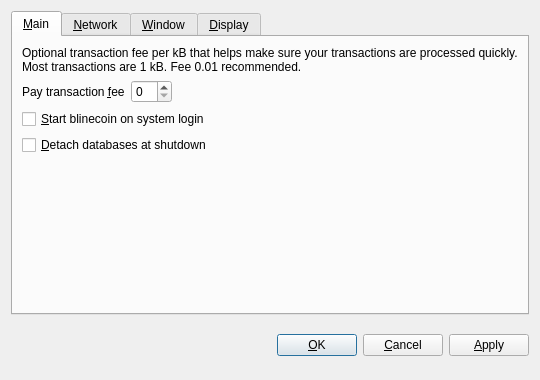
<?xml version="1.0" encoding="UTF-8"?>
<ui version="4.0">
 <class>OptionsDialog</class>
 <widget class="QDialog" name="OptionsDialog">
  <property name="geometry">
   <rect>
    <x>0</x>
    <y>0</y>
    <width>540</width>
    <height>380</height>
   </rect>
  </property>
  <property name="windowTitle">
   <string>Options</string>
  </property>
  <property name="modal">
   <bool>true</bool>
  </property>
  <layout class="QVBoxLayout" name="verticalLayout">
   <item>
    <widget class="QTabWidget" name="tabWidget">
     <property name="tabPosition">
      <enum>QTabWidget::North</enum>
     </property>
     <property name="currentIndex">
      <number>0</number>
     </property>
     <widget class="QWidget" name="tabMain">
      <attribute name="title">
       <string>&amp;Main</string>
      </attribute>
      <layout class="QVBoxLayout" name="verticalLayout_Main">
       <item>
        <widget class="QLabel" name="transactionFeeInfoLabel">
         <property name="text">
          <string>Optional transaction fee per kB that helps make sure your transactions are processed quickly. Most transactions are 1 kB. Fee 0.01 recommended.</string>
         </property>
         <property name="textFormat">
          <enum>Qt::PlainText</enum>
         </property>
         <property name="wordWrap">
          <bool>true</bool>
         </property>
        </widget>
       </item>
       <item>
        <layout class="QHBoxLayout" name="horizontalLayout_Main">
         <item>
          <widget class="QLabel" name="transactionFeeLabel">
           <property name="text">
            <string>Pay transaction &amp;fee</string>
           </property>
           <property name="textFormat">
            <enum>Qt::PlainText</enum>
           </property>
           <property name="buddy">
            <cstring>transactionFee</cstring>
           </property>
          </widget>
         </item>
         <item>
          <widget class="BitcoinAmountField" name="transactionFee"/>
         </item>
         <item>
          <spacer name="horizontalSpacer_Main">
           <property name="orientation">
            <enum>Qt::Horizontal</enum>
           </property>
           <property name="sizeHint" stdset="0">
            <size>
             <width>40</width>
             <height>20</height>
            </size>
           </property>
          </spacer>
         </item>
        </layout>
       </item>
       <item>
        <widget class="QCheckBox" name="bitcoinAtStartup">
         <property name="toolTip">
          <string>Automatically start blinecoin after logging in to the system.</string>
         </property>
         <property name="text">
          <string>&amp;Start blinecoin on system login</string>
         </property>
        </widget>
       </item>
       <item>
        <widget class="QCheckBox" name="detachDatabases">
         <property name="toolTip">
          <string>Detach block and address databases at shutdown. This means they can be moved to another data directory, but it slows down shutdown. The wallet is always detached.</string>
         </property>
         <property name="text">
          <string>&amp;Detach databases at shutdown</string>
         </property>
        </widget>
       </item>
       <item>
        <spacer name="verticalSpacer_Main">
         <property name="orientation">
          <enum>Qt::Vertical</enum>
         </property>
         <property name="sizeHint" stdset="0">
          <size>
           <width>20</width>
           <height>40</height>
          </size>
         </property>
        </spacer>
       </item>
      </layout>
     </widget>
     <widget class="QWidget" name="tabNetwork">
      <attribute name="title">
       <string>&amp;Network</string>
      </attribute>
      <layout class="QVBoxLayout" name="verticalLayout_Network">
       <item>
        <widget class="QCheckBox" name="mapPortUpnp">
         <property name="toolTip">
          <string>Automatically open the blinecoin client port on the router. This only works when your router supports UPnP and it is enabled.</string>
         </property>
         <property name="text">
          <string>Map port using &amp;UPnP</string>
         </property>
        </widget>
       </item>
       <item>
        <widget class="QCheckBox" name="connectSocks">
         <property name="toolTip">
          <string>Connect to the blinecoin network through a SOCKS proxy (e.g. when connecting through Tor).</string>
         </property>
         <property name="text">
          <string>&amp;Connect through SOCKS proxy:</string>
         </property>
        </widget>
       </item>
       <item>
        <layout class="QHBoxLayout" name="horizontalLayout_Network">
         <item>
          <widget class="QLabel" name="proxyIpLabel">
           <property name="text">
            <string>Proxy &amp;IP:</string>
           </property>
           <property name="textFormat">
            <enum>Qt::PlainText</enum>
           </property>
           <property name="buddy">
            <cstring>proxyIp</cstring>
           </property>
          </widget>
         </item>
         <item>
          <widget class="QValidatedLineEdit" name="proxyIp">
           <property name="maximumSize">
            <size>
             <width>140</width>
             <height>16777215</height>
            </size>
           </property>
           <property name="toolTip">
            <string>IP address of the proxy (e.g. 127.0.0.1)</string>
           </property>
          </widget>
         </item>
         <item>
          <widget class="QLabel" name="proxyPortLabel">
           <property name="text">
            <string>&amp;Port:</string>
           </property>
           <property name="textFormat">
            <enum>Qt::PlainText</enum>
           </property>
           <property name="buddy">
            <cstring>proxyPort</cstring>
           </property>
          </widget>
         </item>
         <item>
          <widget class="QLineEdit" name="proxyPort">
           <property name="maximumSize">
            <size>
             <width>55</width>
             <height>16777215</height>
            </size>
           </property>
           <property name="toolTip">
            <string>Port of the proxy (e.g. 9050)</string>
           </property>
          </widget>
         </item>
         <item>
          <widget class="QLabel" name="socksVersionLabel">
           <property name="text">
            <string>SOCKS &amp;Version:</string>
           </property>
           <property name="textFormat">
            <enum>Qt::PlainText</enum>
           </property>
           <property name="buddy">
            <cstring>socksVersion</cstring>
           </property>
          </widget>
         </item>
         <item>
          <widget class="QValueComboBox" name="socksVersion">
           <property name="toolTip">
            <string>SOCKS version of the proxy (e.g. 5)</string>
           </property>
          </widget>
         </item>
         <item>
          <spacer name="horizontalSpacer_Network">
           <property name="orientation">
            <enum>Qt::Horizontal</enum>
           </property>
           <property name="sizeHint" stdset="0">
            <size>
             <width>40</width>
             <height>20</height>
            </size>
           </property>
          </spacer>
         </item>
        </layout>
       </item>
       <item>
        <spacer name="verticalSpacer_Network">
         <property name="orientation">
          <enum>Qt::Vertical</enum>
         </property>
         <property name="sizeHint" stdset="0">
          <size>
           <width>20</width>
           <height>40</height>
          </size>
         </property>
        </spacer>
       </item>
      </layout>
     </widget>
     <widget class="QWidget" name="tabWindow">
      <attribute name="title">
       <string>&amp;Window</string>
      </attribute>
      <layout class="QVBoxLayout" name="verticalLayout_Window">
       <item>
        <widget class="QCheckBox" name="minimizeToTray">
         <property name="toolTip">
          <string>Show only a tray icon after minimizing the window.</string>
         </property>
         <property name="text">
          <string>&amp;Minimize to the tray instead of the taskbar</string>
         </property>
        </widget>
       </item>
       <item>
        <widget class="QCheckBox" name="minimizeOnClose">
         <property name="toolTip">
          <string>Minimize instead of exit the application when the window is closed. When this option is enabled, the application will be closed only after selecting Quit in the menu.</string>
         </property>
         <property name="text">
          <string>M&amp;inimize on close</string>
         </property>
        </widget>
       </item>
       <item>
        <spacer name="verticalSpacer_Window">
         <property name="orientation">
          <enum>Qt::Vertical</enum>
         </property>
         <property name="sizeHint" stdset="0">
          <size>
           <width>20</width>
           <height>40</height>
          </size>
         </property>
        </spacer>
       </item>
      </layout>
     </widget>
     <widget class="QWidget" name="tabDisplay">
      <attribute name="title">
       <string>&amp;Display</string>
      </attribute>
      <layout class="QVBoxLayout" name="verticalLayout_Display">
       <item>
        <layout class="QHBoxLayout" name="horizontalLayout_1_Display">
         <item>
          <widget class="QLabel" name="langLabel">
           <property name="text">
            <string>User Interface &amp;language:</string>
           </property>
           <property name="textFormat">
            <enum>Qt::PlainText</enum>
           </property>
           <property name="buddy">
            <cstring>lang</cstring>
           </property>
          </widget>
         </item>
         <item>
          <widget class="QValueComboBox" name="lang">
           <property name="toolTip">
            <string>The user interface language can be set here. This setting will take effect after restarting blinecoin.</string>
           </property>
          </widget>
         </item>
        </layout>
       </item>
       <item>
        <layout class="QHBoxLayout" name="horizontalLayout_2_Display">
         <item>
          <widget class="QLabel" name="unitLabel">
           <property name="text">
            <string>&amp;Unit to show amounts in:</string>
           </property>
           <property name="textFormat">
            <enum>Qt::PlainText</enum>
           </property>
           <property name="buddy">
            <cstring>unit</cstring>
           </property>
          </widget>
         </item>
         <item>
          <widget class="QValueComboBox" name="unit">
           <property name="toolTip">
            <string>Choose the default subdivision unit to show in the interface and when sending coins.</string>
           </property>
          </widget>
         </item>
        </layout>
       </item>
       <item>
        <widget class="QCheckBox" name="displayAddresses">
         <property name="toolTip">
          <string>Whether to show blinecoin addresses in the transaction list or not.</string>
         </property>
         <property name="text">
          <string>&amp;Display addresses in transaction list</string>
         </property>
        </widget>
       </item>
       <item>
        <spacer name="verticalSpacer_Display">
         <property name="orientation">
          <enum>Qt::Vertical</enum>
         </property>
         <property name="sizeHint" stdset="0">
          <size>
           <width>20</width>
           <height>40</height>
          </size>
         </property>
        </spacer>
       </item>
      </layout>
     </widget>
    </widget>
   </item>
   <item>
    <layout class="QHBoxLayout" name="horizontalLayout_Buttons">
     <item>
      <spacer name="horizontalSpacer_1">
       <property name="orientation">
        <enum>Qt::Horizontal</enum>
       </property>
       <property name="sizeHint" stdset="0">
        <size>
         <width>40</width>
         <height>48</height>
        </size>
       </property>
      </spacer>
     </item>
     <item>
      <widget class="QLabel" name="statusLabel">
       <property name="font">
        <font>
         <weight>75</weight>
         <bold>true</bold>
        </font>
       </property>
       <property name="text">
        <string/>
       </property>
       <property name="textFormat">
        <enum>Qt::PlainText</enum>
       </property>
       <property name="wordWrap">
        <bool>true</bool>
       </property>
      </widget>
     </item>
     <item>
      <spacer name="horizontalSpacer_2">
       <property name="orientation">
        <enum>Qt::Horizontal</enum>
       </property>
       <property name="sizeHint" stdset="0">
        <size>
         <width>40</width>
         <height>48</height>
        </size>
       </property>
      </spacer>
     </item>
     <item>
      <widget class="QPushButton" name="okButton">
       <property name="text">
        <string>&amp;OK</string>
       </property>
      </widget>
     </item>
     <item>
      <widget class="QPushButton" name="cancelButton">
       <property name="text">
        <string>&amp;Cancel</string>
       </property>
       <property name="autoDefault">
        <bool>false</bool>
       </property>
      </widget>
     </item>
     <item>
      <widget class="QPushButton" name="applyButton">
       <property name="text">
        <string>&amp;Apply</string>
       </property>
       <property name="autoDefault">
        <bool>false</bool>
       </property>
      </widget>
     </item>
    </layout>
   </item>
  </layout>
 </widget>
 <customwidgets>
  <customwidget>
   <class>BitcoinAmountField</class>
   <extends>QSpinBox</extends>
   <header>bitcoinamountfield.h</header>
  </customwidget>
  <customwidget>
   <class>QValueComboBox</class>
   <extends>QComboBox</extends>
   <header>qvaluecombobox.h</header>
  </customwidget>
  <customwidget>
   <class>QValidatedLineEdit</class>
   <extends>QLineEdit</extends>
   <header>qvalidatedlineedit.h</header>
  </customwidget>
 </customwidgets>
 <resources/>
 <connections/>
</ui>
